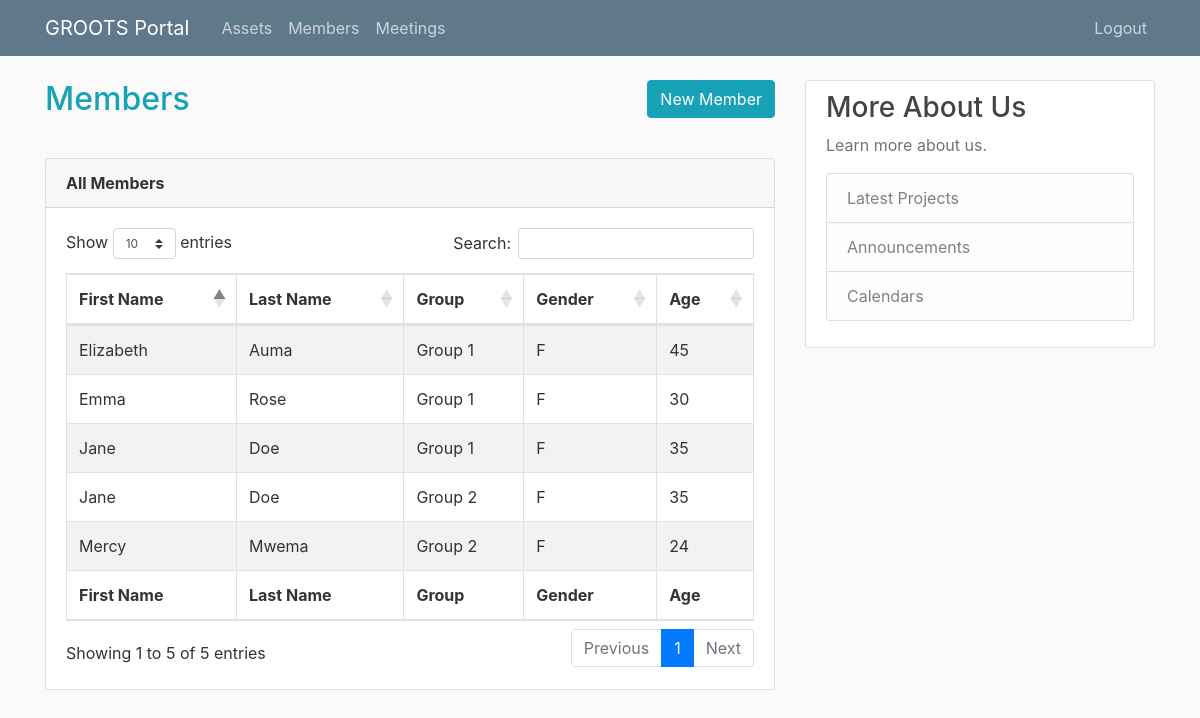
/members, run on the app's committed database.
### tables this page shows
CREATE TABLE members(
    id INTEGER PRIMARY KEY,
    first_name VARCHAR(50),
    last_name VARCHAR(50),
    group_id INT,
    gender VARCHAR(50),
    age INT
  );

CREATE TABLE groups(id INTEGER PRIMARY KEY, name VARCHAR(50));

### app.py (the view, shortened to what this page needs)
@app.route('/members', methods=['GET', 'POST'])
def members():
  if request.method == 'GET':
    query = """
      SELECT m.id, m.first_name, m.last_name, m.gender, m.age, g.name
      FROM members AS m
      JOIN groups AS g
      ON m.group_id = g.id
      ORDER BY m.id DESC
    """
    query1 = "SELECT * FROM groups"
    connection = sqlite3.connect('data.db')
    cursor = connection.cursor()
    cursor.execute(query)
    members = cursor.fetchall()
    cursor.execute(query1)
    groups = cursor.fetchall()
    connection.close()
    return render_template('members.html', members=members, groups=groups)

### templates/members.html (shortened to what this page needs)
<!doctype html>
<html lang="en">
  <head>
    <link rel="stylesheet" href="https://maxcdn.bootstrapcdn.com/bootstrap/4.0.0/css/bootstrap.min.css"
>
    <link rel="stylesheet" href="https://cdn.datatables.net/1.10.18/css/dataTables.bootstrap4.min.css">
    <link rel="stylesheet" href="{{ url_for('static', filename='main.css') }}">
  </head>
  <body>
    <header class="site-header">
      <nav class="navbar navbar-expand-md navbar-dark bg-steel fixed-top">
        <div class="container">
          <a class="navbar-brand mr-4" href="{{ url_for('home') }}">GROOTS Portal</a>
          <div class="collapse navbar-collapse" id="navbarToggle">
            <div class="navbar-nav mr-auto">
              <a class="nav-item nav-link" href="{{ url_for('assets') }}">Assets</a>
              <a class="nav-item nav-link" href="{{ url_for('members') }}">Members</a>
              <a class="nav-item nav-link" href="{{ url_for('meetings') }}">Meetings</a>
            </div>
            <div class="navbar-nav">
              <a class="nav-item nav-link" href="{{ url_for('logout') }}">Logout</a>
            </div>
          </div>
        </div>
      </nav>
    </header>
    <main role="main" class="container mb-5">
      <div class="row">
        <div class="col-md-8">
          <div class="mb-4">
            <h2 class="text-info float-left">Members</h2>
            <button type="button" class="btn btn-info float-right mb-3" data-toggle="modal"
              data-target="#newMemberModal">New Member</button>
            <div class="clearfix"></div>
          </div>
          <div class="card">
            <div class="card-header">
              <strong>All Members</strong>
            </div>
            <div class="card-body">
              <div class="table-responsive">
                <table id="membersTable" class="table table-bordered table-striped">
                  <thead>
                    <tr>
                      <th>First Name</th>
                      <th>Last Name</th>
                      <th>Group</th>
                      <th>Gender</th>
                      <th>Age</th>
                    </tr>
                  </thead>
                  <tfoot>
                    <tr>
                      <th>First Name</th>
                      <th>Last Name</th>
                      <th>Group</th>
                      <th>Gender</th>
                      <th>Age</th>
                    </tr>
                  </tfoot>
                  <tbody>
                    {% if members %}
                    {% for member in members %}
                    <tr>
                      <td>{{member[1]}}</td>
                      <td>{{member[2]}}</td>
                      <td>{{member[5]}}</td>
                      <td>{{member[3]}}</td>
                      <td>{{member[4]}}</td>
                    </tr>
                    {% endfor %}
                    {% else %}
                    <p>Loading...</p>
                    {% endif %}
                  </tbody>
                </table>
              </div>
            </div>
          </div>
        </div>
        <div class="col-md-4">
          <div class="content-section">
            <h3>More About Us</h3>
            <p class='text-muted'>Learn more about us.
              <ul class="list-group">
                <li class="list-group-item list-group-item-light">Latest Projects</li>
                <li class="list-group-item list-group-item-light">Announcements</li>
                <li class="list-group-item list-group-item-light">Calendars</li>
              </ul>
            </p>
          </div>
        </div>
      </div>
    </main>
  </body>
  </body>
</html>

### static/main.css (style rules this page uses)
body { background: #fafafa; color: #333333; margin-top: 5rem; }
h1, h2, h3, h4, h5, h6 { color: #444444; }
ul { margin: 0; }
.bg-steel { background-color: #5f788a; }
.site-header .navbar-nav .nav-link { color: #cbd5db; }
.content-section { background: #ffffff; padding: 10px 20px; border: 1px solid #dddddd; border-radius: 3px; margin-bottom: 20px; }

### data on the page
members: first_name "Mercy", last_name "Mwema", name "Group 2", gender "F", age "24"
members: first_name "Emma", last_name "Rose", name "Group 1", gender "F", age "30"
members: first_name "Jane", last_name "Doe", name "Group 1", gender "F", age "35"
members: first_name "Jane", last_name "Doe", name "Group 2", gender "F", age "35"
members: first_name "Elizabeth", last_name "Auma", name "Group 1", gender "F", age "45"
